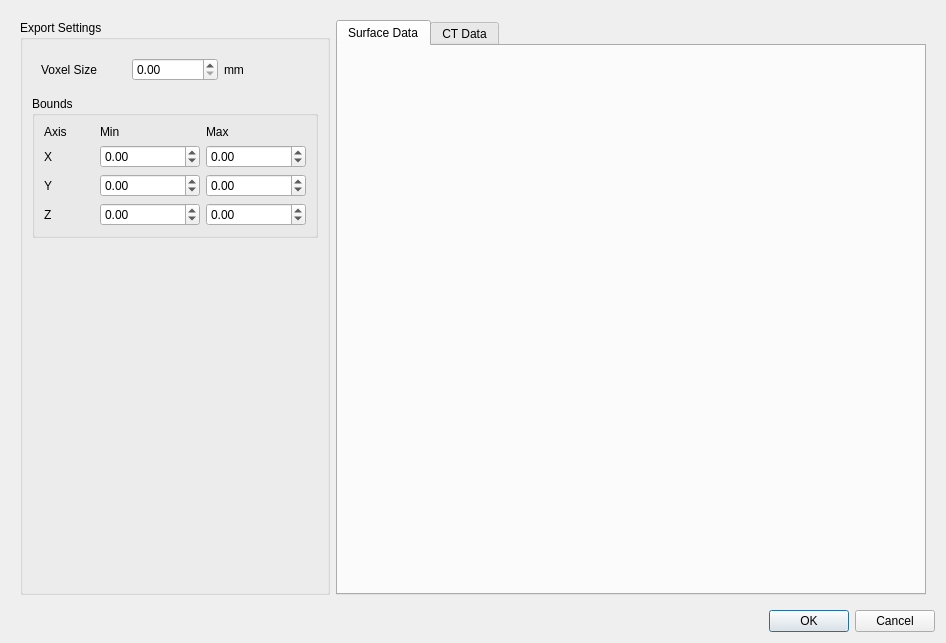
<?xml version="1.0" encoding="UTF-8"?>
<ui version="4.0">
 <class>SurfaceExportDialog</class>
 <widget class="QDialog" name="SurfaceExportDialog">
  <property name="geometry">
   <rect>
    <x>0</x>
    <y>0</y>
    <width>946</width>
    <height>643</height>
   </rect>
  </property>
  <property name="windowTitle">
   <string>Export Surface Data to DICOM</string>
  </property>
  <layout class="QVBoxLayout" name="verticalLayout_2">
   <item>
    <widget class="QWidget" name="widget" native="true">
     <layout class="QHBoxLayout" name="horizontalLayout">
      <item>
       <widget class="QGroupBox" name="groupBox">
        <property name="title">
         <string>Export Settings</string>
        </property>
        <layout class="QVBoxLayout" name="verticalLayout_4">
         <item>
          <widget class="QWidget" name="widget_2" native="true">
           <layout class="QGridLayout" name="gridLayout_2">
            <item row="0" column="0">
             <widget class="QLabel" name="label">
              <property name="text">
               <string>Voxel Size</string>
              </property>
             </widget>
            </item>
            <item row="0" column="1">
             <widget class="QDoubleSpinBox" name="w_dsb_voxel_size"/>
            </item>
            <item row="0" column="2">
             <widget class="QLabel" name="label_2">
              <property name="text">
               <string>mm</string>
              </property>
             </widget>
            </item>
           </layout>
          </widget>
         </item>
         <item>
          <widget class="QGroupBox" name="groupBox_2">
           <property name="title">
            <string>Bounds</string>
           </property>
           <layout class="QGridLayout" name="gridLayout">
            <item row="0" column="0">
             <widget class="QLabel" name="label_3">
              <property name="minimumSize">
               <size>
                <width>50</width>
                <height>0</height>
               </size>
              </property>
              <property name="maximumSize">
               <size>
                <width>20</width>
                <height>16777215</height>
               </size>
              </property>
              <property name="text">
               <string>Axis</string>
              </property>
             </widget>
            </item>
            <item row="0" column="1">
             <widget class="QLabel" name="label_4">
              <property name="minimumSize">
               <size>
                <width>100</width>
                <height>0</height>
               </size>
              </property>
              <property name="text">
               <string>Min</string>
              </property>
             </widget>
            </item>
            <item row="0" column="2">
             <widget class="QLabel" name="label_5">
              <property name="minimumSize">
               <size>
                <width>100</width>
                <height>0</height>
               </size>
              </property>
              <property name="text">
               <string>Max</string>
              </property>
             </widget>
            </item>
            <item row="1" column="0">
             <widget class="QLabel" name="label_6">
              <property name="minimumSize">
               <size>
                <width>50</width>
                <height>0</height>
               </size>
              </property>
              <property name="text">
               <string>X</string>
              </property>
             </widget>
            </item>
            <item row="1" column="1">
             <widget class="QDoubleSpinBox" name="w_dsb_x_bounds_min">
              <property name="minimum">
               <double>-10000.000000000000000</double>
              </property>
              <property name="maximum">
               <double>10000.000000000000000</double>
              </property>
              <property name="singleStep">
               <double>50.000000000000000</double>
              </property>
             </widget>
            </item>
            <item row="1" column="2">
             <widget class="QDoubleSpinBox" name="w_dsb_x_bounds_max">
              <property name="minimum">
               <double>-10000.000000000000000</double>
              </property>
              <property name="maximum">
               <double>10000.000000000000000</double>
              </property>
              <property name="singleStep">
               <double>50.000000000000000</double>
              </property>
             </widget>
            </item>
            <item row="2" column="0">
             <widget class="QLabel" name="label_7">
              <property name="minimumSize">
               <size>
                <width>50</width>
                <height>0</height>
               </size>
              </property>
              <property name="text">
               <string>Y</string>
              </property>
             </widget>
            </item>
            <item row="2" column="1">
             <widget class="QDoubleSpinBox" name="w_dsb_y_bounds_min">
              <property name="minimum">
               <double>-10000.000000000000000</double>
              </property>
              <property name="maximum">
               <double>10000.000000000000000</double>
              </property>
              <property name="singleStep">
               <double>50.000000000000000</double>
              </property>
             </widget>
            </item>
            <item row="2" column="2">
             <widget class="QDoubleSpinBox" name="w_dsb_y_bounds_max">
              <property name="minimum">
               <double>-10000.000000000000000</double>
              </property>
              <property name="maximum">
               <double>10000.000000000000000</double>
              </property>
              <property name="singleStep">
               <double>50.000000000000000</double>
              </property>
             </widget>
            </item>
            <item row="3" column="0">
             <widget class="QLabel" name="label_8">
              <property name="minimumSize">
               <size>
                <width>50</width>
                <height>0</height>
               </size>
              </property>
              <property name="text">
               <string>Z</string>
              </property>
             </widget>
            </item>
            <item row="3" column="1">
             <widget class="QDoubleSpinBox" name="w_dsb_z_bounds_min">
              <property name="minimum">
               <double>-10000.000000000000000</double>
              </property>
              <property name="maximum">
               <double>10000.000000000000000</double>
              </property>
              <property name="singleStep">
               <double>50.000000000000000</double>
              </property>
             </widget>
            </item>
            <item row="3" column="2">
             <widget class="QDoubleSpinBox" name="w_dsb_z_bounds_max">
              <property name="minimum">
               <double>-10000.000000000000000</double>
              </property>
              <property name="maximum">
               <double>10000.000000000000000</double>
              </property>
              <property name="singleStep">
               <double>50.000000000000000</double>
              </property>
             </widget>
            </item>
           </layout>
          </widget>
         </item>
         <item>
          <spacer name="verticalSpacer">
           <property name="orientation">
            <enum>Qt::Orientation::Vertical</enum>
           </property>
           <property name="sizeHint" stdset="0">
            <size>
             <width>20</width>
             <height>346</height>
            </size>
           </property>
          </spacer>
         </item>
        </layout>
       </widget>
      </item>
      <item>
       <widget class="QTabWidget" name="w_tw_visualizations">
        <property name="currentIndex">
         <number>0</number>
        </property>
        <widget class="QWidget" name="tab">
         <attribute name="title">
          <string>Surface Data</string>
         </attribute>
         <layout class="QVBoxLayout" name="verticalLayout">
          <item>
           <widget class="QVTKRenderWindowInteractor" name="vtk_polydata_render_widget" native="true"/>
          </item>
         </layout>
        </widget>
        <widget class="QWidget" name="tab_2">
         <attribute name="title">
          <string>CT Data</string>
         </attribute>
         <layout class="QVBoxLayout" name="verticalLayout_3">
          <item>
           <widget class="QVTKRenderWindowInteractor" name="vtk_ct_render_widget" native="true"/>
          </item>
         </layout>
        </widget>
       </widget>
      </item>
     </layout>
    </widget>
   </item>
   <item>
    <widget class="QDialogButtonBox" name="buttonBox">
     <property name="orientation">
      <enum>Qt::Orientation::Horizontal</enum>
     </property>
     <property name="standardButtons">
      <set>QDialogButtonBox::StandardButton::Cancel|QDialogButtonBox::StandardButton::Ok</set>
     </property>
    </widget>
   </item>
  </layout>
 </widget>
 <customwidgets>
  <customwidget>
   <class>QVTKRenderWindowInteractor</class>
   <extends>QWidget</extends>
   <header>vtkmodules.qt.QVTKRenderWindowInteractor</header>
   <container>1</container>
  </customwidget>
 </customwidgets>
 <resources/>
 <connections>
  <connection>
   <sender>buttonBox</sender>
   <signal>accepted()</signal>
   <receiver>SurfaceExportDialog</receiver>
   <slot>accept()</slot>
   <hints>
    <hint type="sourcelabel">
     <x>248</x>
     <y>254</y>
    </hint>
    <hint type="destinationlabel">
     <x>157</x>
     <y>274</y>
    </hint>
   </hints>
  </connection>
  <connection>
   <sender>buttonBox</sender>
   <signal>rejected()</signal>
   <receiver>SurfaceExportDialog</receiver>
   <slot>reject()</slot>
   <hints>
    <hint type="sourcelabel">
     <x>316</x>
     <y>260</y>
    </hint>
    <hint type="destinationlabel">
     <x>286</x>
     <y>274</y>
    </hint>
   </hints>
  </connection>
 </connections>
</ui>
